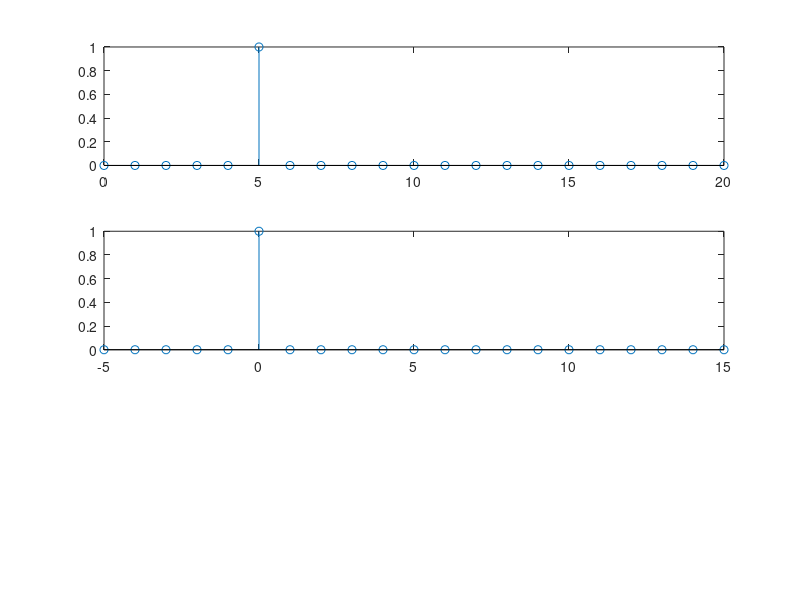

This figure's MATLAB source:
x=zeros(1,21)
x(6)=1
z=x
n=0:20
m=-5:15
subplot(3,1,1) % reprezinta prima fereastra 
stem(n,z) %reprezentare cu functia stem z in f de n
subplot(3,1,2)  %reprezinta a doua fereastra 
stem(m,z) %reprezentare cu functia stem z in f de m
